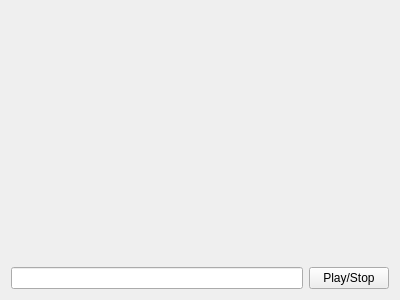
<?xml version="1.0" encoding="UTF-8"?>
<ui version="4.0">
 <class>VideoWidgetPipelineTest</class>
 <widget class="QWidget" name="VideoWidgetPipelineTest">
  <property name="geometry">
   <rect>
    <x>0</x>
    <y>0</y>
    <width>400</width>
    <height>300</height>
   </rect>
  </property>
  <property name="windowTitle">
   <string>VideoWidgetPipelineTest</string>
  </property>
  <layout class="QGridLayout" name="gridLayout">
   <item row="0" column="0" colspan="2">
    <widget class="QGst::Ui::VideoWidget" name="videoWidget" native="true"/>
   </item>
   <item row="1" column="0">
    <widget class="QLineEdit" name="lineEdit"/>
   </item>
   <item row="1" column="1">
    <widget class="QPushButton" name="button">
     <property name="text">
      <string>Play/Stop</string>
     </property>
    </widget>
   </item>
  </layout>
 </widget>
 <customwidgets>
  <customwidget>
   <class>QGst::Ui::VideoWidget</class>
   <extends>QWidget</extends>
   <header location="global">QGst/Ui/VideoWidget</header>
   <container>1</container>
  </customwidget>
 </customwidgets>
 <resources/>
 <connections/>
</ui>
